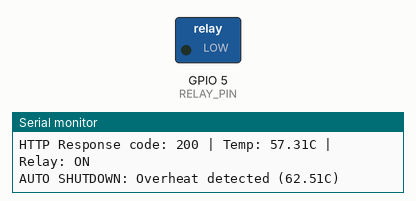
This sketch was run on a simulated ESP8266 (NodeMCU). Parts: switched loads named in the sketch (green lamp = pin HIGH), the last lines printed to the serial monitor. WiFi joins after 1.5 s; servers stay silent unless stated; uploads are accepted with an empty reply.

Above: at 27.6 s.
At 121.2 s:
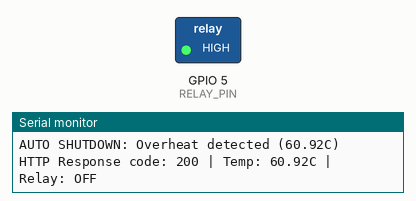
Timing chart, 0 to 122.7 s (numbered marks = the images above):
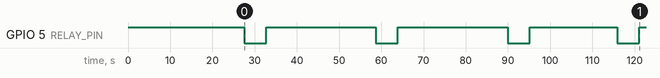

Measured:
- by itself, GPIO 5 (RELAY_PIN): HIGH → LOW at 27.5 s, → HIGH 5.2 s later, → LOW 26.0 s later, → HIGH 5.2 s later, … (8 changes in this stretch)

The sketch:

esp32_example.ino
```cpp
#if defined(ESP8266)
#include <ESP8266WiFi.h>
#include <ESP8266HTTPClient.h>
#else
#include <WiFi.h>
#include <HTTPClient.h>
#endif

const char* ssid = "YOUR_WIFI_SSID";
const char* password = "YOUR_WIFI_PASSWORD";

const char* apiUrl = "http://YOUR_SERVER_IP:5000/api/data";
const char* deviceId = "esp32-001";
const char* deviceKey = "YOUR_THINGSPEAK_WRITE_KEY";

// Safety thresholds
const float TEMP_WARNING = 40.0;
const float TEMP_CRITICAL = 60.0;

// Relay control pin (set according to your board wiring)
const int RELAY_PIN = 5;

bool relayOn = true;
bool manualOverride = false;

float readTemperatureC() {
  // Replace this with your real sensor read logic (DHT/DS18B20/etc.)
  float mockTemp = 35.0 + (millis() % 30000) / 1000.0;
  return mockTemp;
}

void setRelay(bool on) {
  relayOn = on;
  digitalWrite(RELAY_PIN, on ? HIGH : LOW);
}

void applySafetyControl(float temperature) {
  if (manualOverride) return;

  if (temperature > TEMP_CRITICAL) {
    // Automatic shutdown on critical overheat
    setRelay(false);
    Serial.printf("AUTO SHUTDOWN: Overheat detected (%.2fC)\n", temperature);
  } else if (!relayOn) {
    // Resume operation when temperature returns to safe zone
    setRelay(true);
  }

  if (temperature >= TEMP_WARNING && temperature <= TEMP_CRITICAL) {
    Serial.printf("WARNING: High temperature (%.2fC)\n", temperature);
  }
}

void setup() {
  Serial.begin(115200);
  pinMode(RELAY_PIN, OUTPUT);
  setRelay(true);

  WiFi.begin(ssid, password);
  while (WiFi.status() != WL_CONNECTED) {
    delay(500);
    Serial.print(".");
  }
  Serial.println("Connected");
}

void loop() {
  if (WiFi.status() == WL_CONNECTED) {
    HTTPClient http;
    http.begin(apiUrl);
    http.addHeader("Content-Type", "application/json");
    http.addHeader("x-device-key", deviceKey);

    float voltage = 230.5;
    float current = relayOn ? 4.9 : 0.0;
    float power = voltage * current;
    float energy = 15.7;
    float temperature = readTemperatureC();

    applySafetyControl(temperature);

    String payload = String("{") +
      "\"deviceId\":\"" + deviceId + "\"," +
      "\"voltage\":" + String(voltage, 2) + "," +
      "\"current\":" + String(current, 2) + "," +
      "\"power\":" + String(power, 2) + "," +
      "\"energy\":" + String(energy, 2) + "," +
      "\"temperature\":" + String(temperature, 2) + "," +
      "\"timestamp\":\"2026-02-12T08:30:00Z\"" +
      "}";

    int httpCode = http.POST(payload);
    Serial.printf("HTTP Response code: %d | Temp: %.2fC | Relay: %s\n", httpCode, temperature, relayOn ? "ON" : "OFF");
    http.end();
  }

  delay(5000);
}
```
